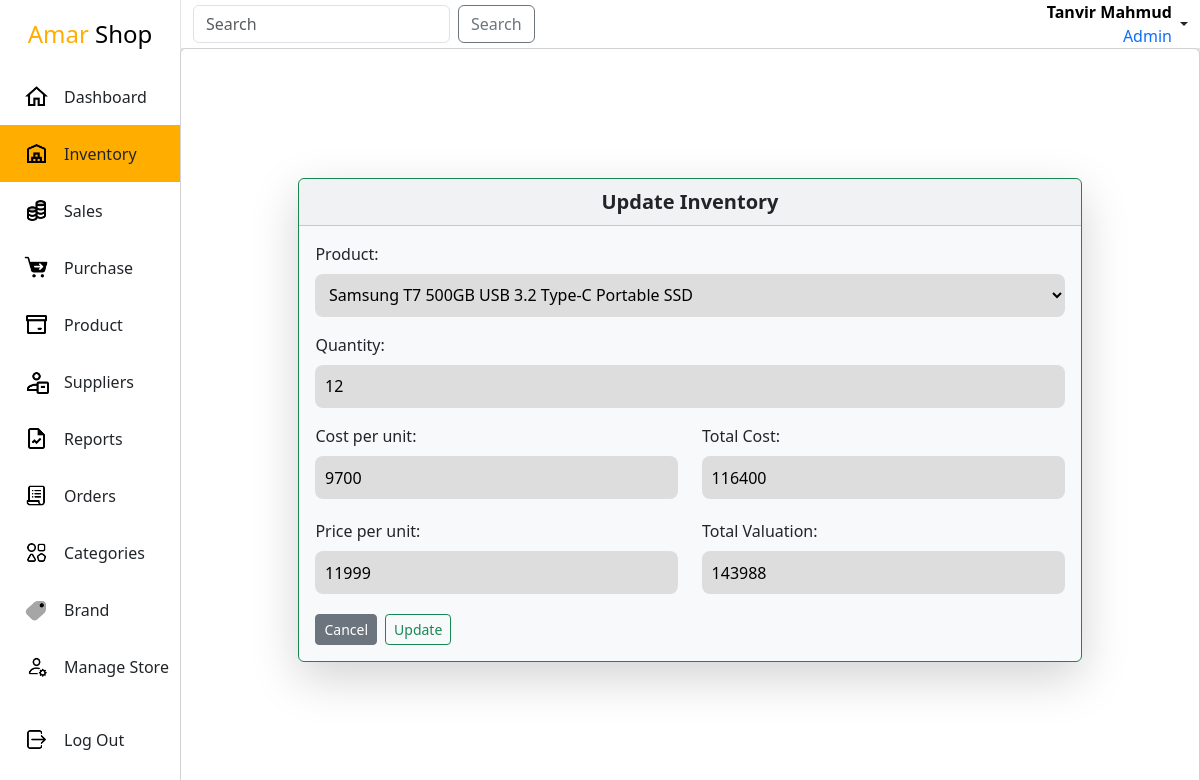
Page /admin-panel/inventory/33/update/ (signed in) on the earlier database version.
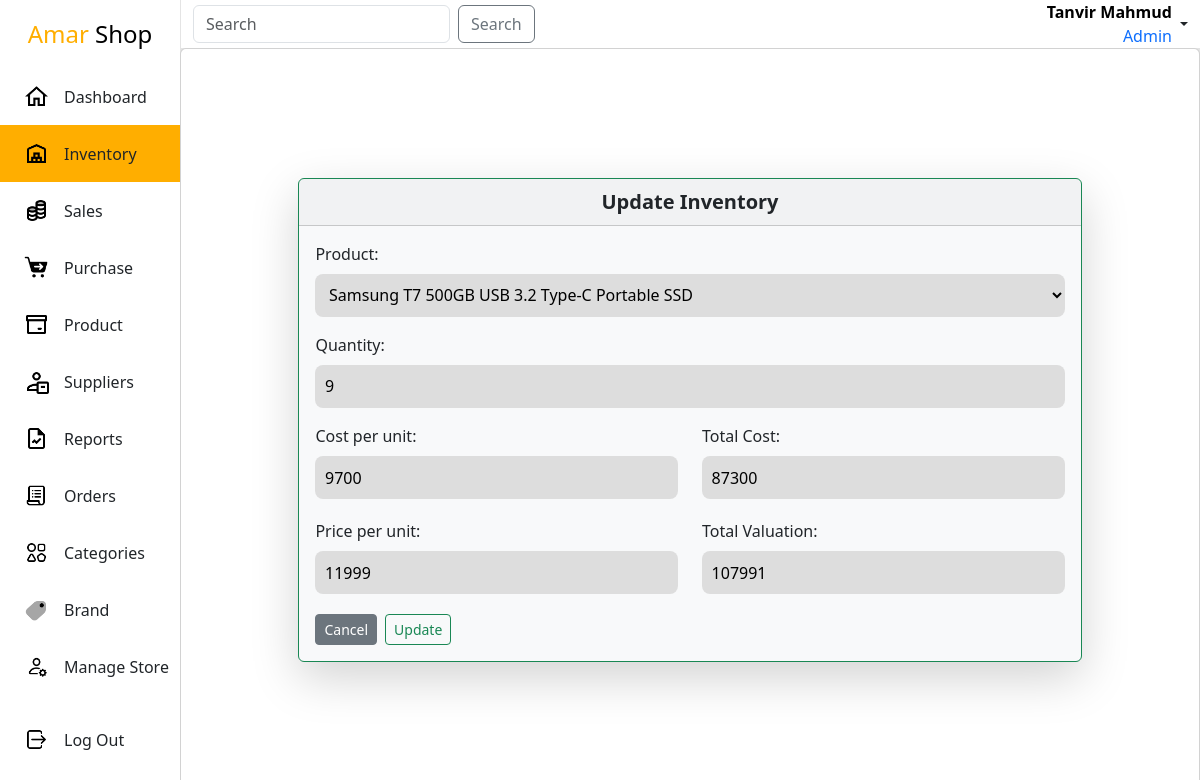
Same page on the later database version.
### app/models.py (models this page shows, shortened)
class Inventory(models.Model):
    product = models.OneToOneField(Product, on_delete=models.CASCADE, unique=True)
    quantity = models.PositiveIntegerField()
    unit_price = models.PositiveIntegerField(null=True,blank=True)
    unit_cost = models.PositiveIntegerField()
    total_cost = models.PositiveBigIntegerField(null=True, blank=True)
    valuation = models.PositiveBigIntegerField(null=True, blank=True)
    profit = models.PositiveBigIntegerField(null=True, blank=True)
    last_updated = models.DateTimeField(auto_now=True)
    created_at = models.DateTimeField(auto_now_add=True)
    class Meta:
        ordering = ['-created_at']

### app/views.py (the view, shortened to what this page needs)
# urls.py: path('inventory/<int:pk>/update/',InventoryUpdateView.as_view(),name='inventory-update'),
class InventoryUpdateView(SuperuserRequiredMixin,UpdateView):
    model = Inventory
    form_class = InventoryForm
    context_object_name = 'inventory'
    template_name = 'inventory/inventoryUpdate.html'

### app/forms.py
class InventoryForm(forms.ModelForm):
    class Meta:
        model = Inventory
        fields = '__all__'

### app/models.py (called while the page is built)
    def __str__(self):
        return self.model

### app/views.py (called while the page is built)
    def test_func(self):
        return self.request.user.is_superuser

### templates/inventory/inventoryUpdate.html (shortened to what this page needs)
{% extends "Layout.html" %}
{% load static %}
{%block link%}
    <link rel="stylesheet" href="{%static 'css/inventory.css'%}">
{%endblock link%}
{%block main%}
<div class="inventory">
    <div class="card height-100 d-flex justify-content-center align-items-center p-5">
        <div class="card bordered border-success shadow-lg bg-body-tertiary rounded">
            <div class="card-header fs-5 fw-bolder text-center">Update Inventory</div>
            <div class="card-body">
                <form method="post" accept="">
                    <div class="mb-3">
                        <label for="{{ form.product_for_label }}" class="form-label">Product:</label>
                        {{ form.product }}
                    </div>
                    <div class="mb-3">
                        <label for="{{ form.quantity_for_label }}" class="form-label">Quantity:</label>
                        {{ form.quantity }}
                    </div>
                    <div class="row mb-3">
                        <div class="col">
                            <div class="">
                                <label for="{{ form.unit_cost_for_label }}" class="form-label">Cost per unit:</label>
                                {{ form.unit_cost }}
                            </div>
                        </div>
                        <div class="col">
                            <div class="">
                                <label for="{{ form.total_cost_for_label }}" class="form-label">Total Cost:</label>
                                {{ form.total_cost }}
                            </div>
                        </div>
                    </div>
                    <div class="row mb-3">
                        <div class="col">
                            <div class="">
                                <label for="{{ form.unit_price_for_label }}" class="form-label">Price per unit:</label>
                                {{ form.unit_price }}
                            </div>
                        </div>
                        <div class="col">
                            <div class="">
                                <label for="{{ form.valuation_for_label }}" class="form-label">Total Valuation:</label>
                                {{ form.valuation }}
                            </div>
                        </div>
                    </div>
                    <div class="d-flex">
                        <a href="{%url 'inventory-details' inventory.id%}" class="btn btn-sm btn-secondary">
                            Cancel
                        </a>
                        <button type="submit" class="ms-2 btn btn-sm btn-outline-success">Update</button>
                    </div>
                </form>
            </div>
        </div>
    </div>
</div>
{%endblock main%}

Differences in the rows shown:
changed Inventory "Samsung T7 500GB USB 3.2 Type-C Portable SSD": quantity "12" → "9"; total_cost "116400" → "87300"; valuation "143988" → "107991"
